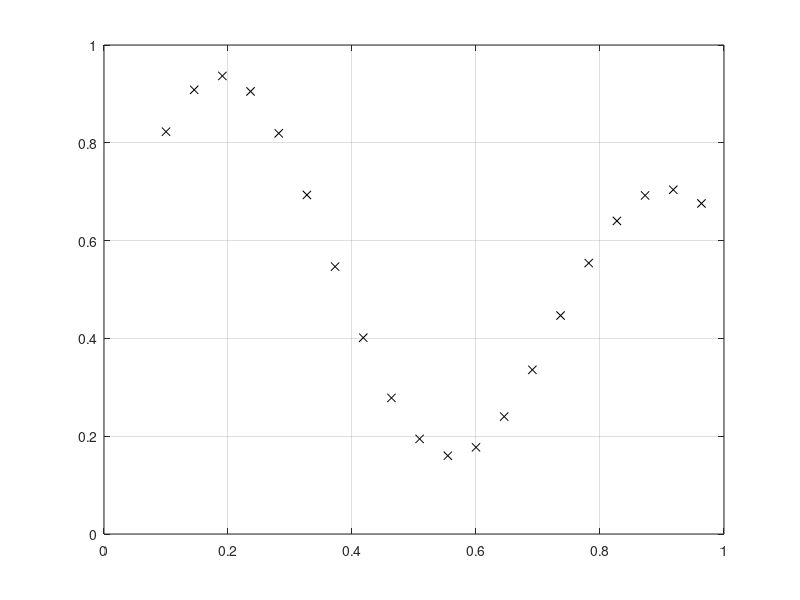
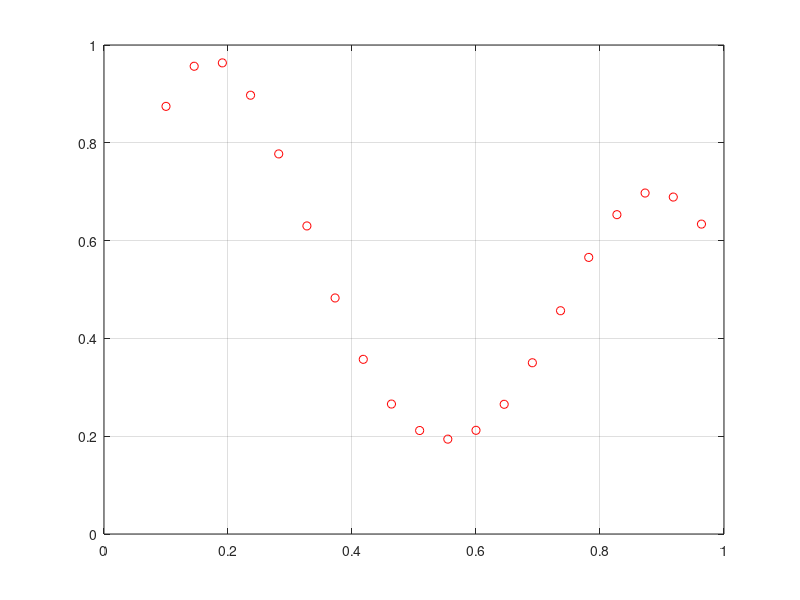

The MATLAB source for these figures, in order:
clear all
clc

x = 0.1:1/22:1;
d = ((1 + 0.6*sin(2*pi*x/0.7)) + 0.3*sin(2*pi*x))/2;

figure(1)
plot(x, d,"kx")
hold on; grid on;

w0 = randn(1);
w1 = randn(1);
w2 = randn(1);

c1 = 0.18;
c2 = 0.89;
r1 = 0.15;
r2 = 0.15;

mok_zing = 0.15;

for k=1:1000
    for n=1:20
        
      F1=exp(-((x(n)-c1)^2)/(2*(r1^2)));
      F2=exp(-((x(n)-c2)^2)/(2*(r2^2)));

      y(n) = F1*w1+F2*w2+w0;
      
      e = d(n)-y(n);

      w1 = w1 + mok_zing * e * F1;
      w2 = w2 + mok_zing * e * F2;
      w0 = w0 + mok_zing * e;
      
    end
end
figure(2)
plot(x,y, "ro")
hold on; grid on;